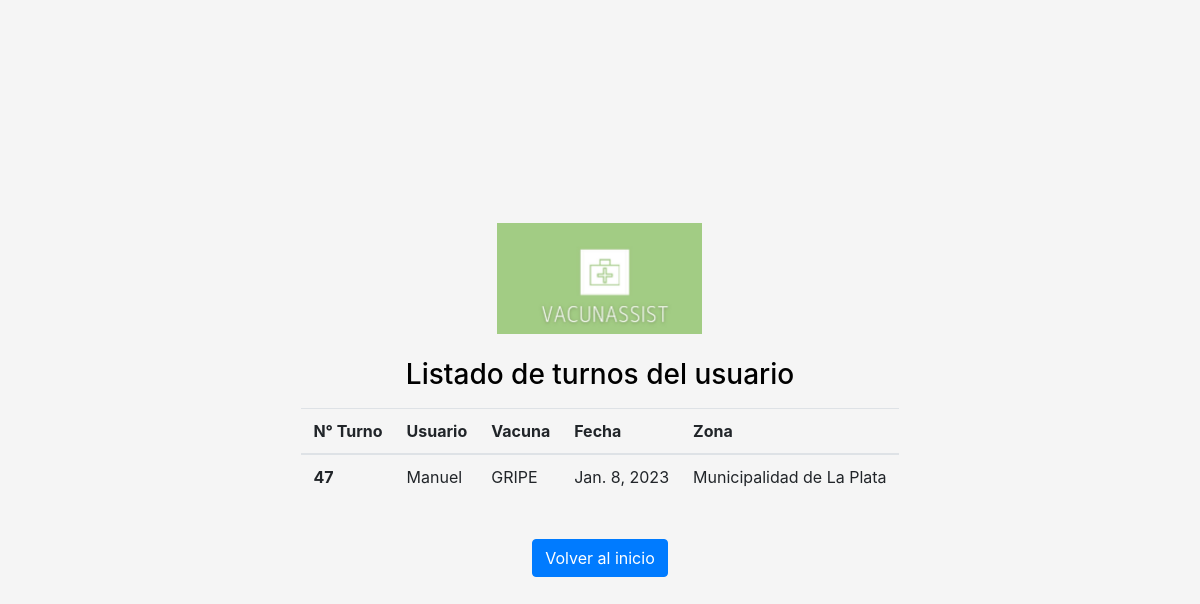
The page /turnos_pendientes/ (signed in) on the database its author committed.
### gestionVacunatorio/models.py (models this page shows, shortened)
class Turn(models.Model):
    user = models.ForeignKey("gestionVacunatorio.User", on_delete=models.CASCADE)
    vaccine = models.ForeignKey("gestionVacunatorio.Vaccine", on_delete=models.CASCADE)
    status = models.BooleanField()
    date = models.DateField(null = True)
    accepted = models.BooleanField(default=True)

class Vaccine(models.Model):
    name = models.CharField(max_length=30)
    timeSpan = models.IntegerField()
    description = models.CharField(default = None, null = True, max_length = 140)
    def __str__(self) -> str:
        return str(self.name)

class User(AbstractBaseUser):
    zones = [
        ("Terminal de ómnibus","Terminal de ómnibus"),
        ("Municipalidad de La Plata","Municipalidad de La Plata"),
        ("Cementerio","Cementerio")
    ]
    genders = [
        ("Masculino","Masculino"),
        ("Femenino","Femenino"),
        ("Otro","Otro")
    ]
    dni=models.IntegerField('Dni', unique=True)
    name=models.CharField(max_length=30)
    surname=models.CharField(max_length=30)
    email=models.CharField('Email', max_length=30,unique=True)
    dateOfBirth=models.DateField()
    zone=models.CharField(max_length=30 , choices = zones)
    gender=models.CharField(max_length=30 , choices = genders)
    password=models.CharField(max_length=30, null=False)
    secondFactor=models.IntegerField(blank = True, null = True)
    is_active=models.BooleanField(default=True)
    is_admin=models.BooleanField(default=False)
    objects = UserManager()
    USERNAME_FIELD = 'email'
    REQUIRED_FIELDS = ['name','surname','dni','dateOfBirth', 'zone',  'gender','password']

### gestionVacunatorio/views.py (the view)
# urls.py: path("turnos_pendientes/",ListUserTurn.as_view(), name = "Listar_Turnos"),
class ListUserTurn(View):
    template_name = "listUserTurn.html"
    def get(self, request, *args, **kwargs):
        try:
            turnos=Turn.objects.order_by("date").filter(user_id=request.user.id)
            turns=[]
            for t in turnos:
                if (t.date == None) or (t.date >= date.today() and t.status == False):
                    aux=t
                    aux.vaccine_id=Vaccine.objects.get(id = t.vaccine_id)
                    aux.user_id=request.user.name
                    aux.zone=request.user.zone
                    turns.append(aux)
                else:
                    pass
        except Turn.DoesNotExist:
            pass
        if len(turns) == 0:
            messages.success(request, "Usted no posee turnos pendientes")
        return render(request, self.template_name, {'turnos': turns})

### gestionVacunatorio/templates/listUserTurn.html (shortened to what this page needs)
<html>
<head>
    <!doctype html>
    <html lang="en">
      <head>
        {% load static %}
        {% load crispy_forms_tags %}
    <link href="{% static 'gestionVacunatorio/vendor/bootstrap/css/bootstrap.min.css'%}" rel="stylesheet">
        <link href="{% static 'gestionVacunatorio/vendor/bootstrap/css/signin.css'%}" rel="stylesheet">
      </head>
      <body class="text-center">
    <main class="m-auto">
        <form method="POST" style="color: black;"> {% csrf_token %}
        <img class="mb-4" src="{% static 'gestionVacunatorio/img/Logo_VacunAssist.jpg' %}" alt="" width="205" height="111">
        <h1 class="h3 mb-3 fw-normal">Listado de turnos del usuario</h1>
        <table class="table">
          <thead>
            <tr>
              <th scope="col"> N° Turno  </th>
              <th scope="col"> Usuario </th>
              <th scope="col"> Vacuna </th>
              <th scope="col"> Fecha </th>
              <th scope="col"> Zona </th>
            </tr>
          </thead>
          <tbody>
            {% for turno in turnos %}
            <tr>
              <th scope="row">{{ turno.id }}</th>
              <td>{{ turno.user_id }}</td>
              <td>{{ turno.vaccine_id }}</td>
              {% if  turno.date  == None %}
                <td> Pendiente </td>
              {% else %}
                <td> {{turno.date}} </td>
              {% endif %}
              <td>{{ turno.zone }}</td>
            </tr>
            {% endfor %}
          </tbody>
        </table>
      </form>
      <br>
      <a class="btn btn-primary" href="../Home/">Volver al inicio</a>
    </main>
      </body>
    </html>

### rows shown on the page
Turn: id "47", user_id "Manuel", vaccine_id "GRIPE", date "Jan. 8, 2023", zone "Municipalidad de La Plata"
